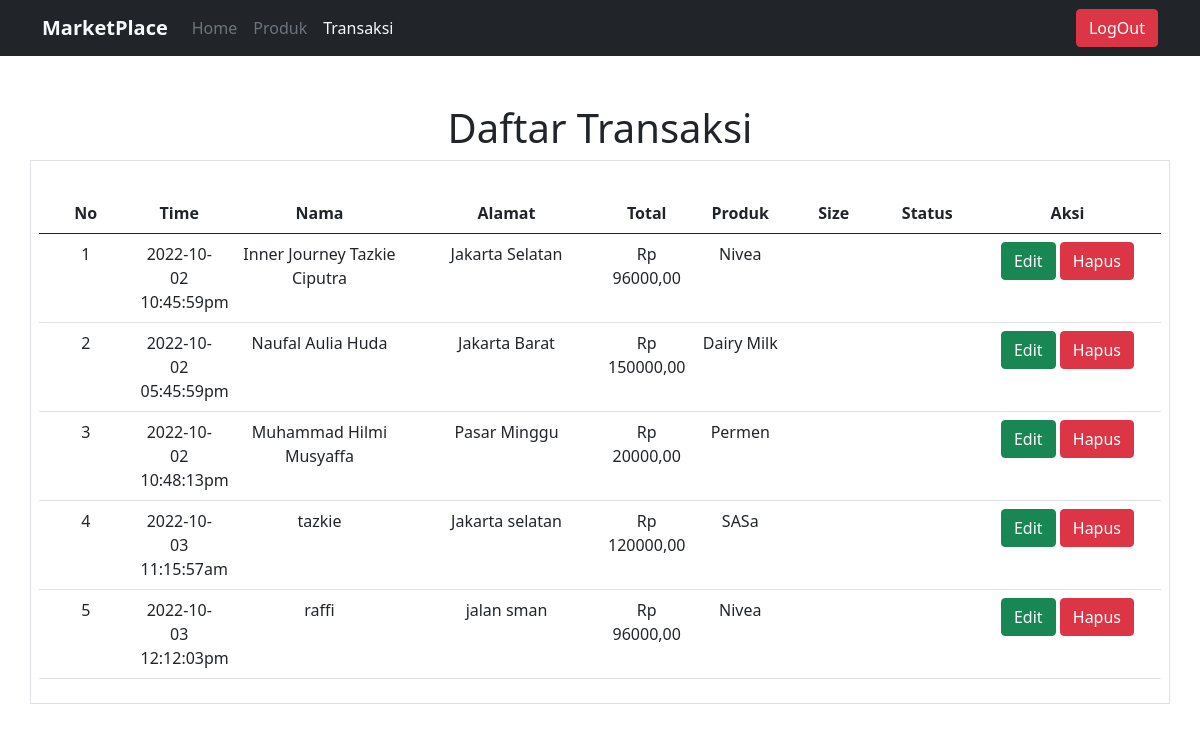
/admin/transaksi.php, run on an earlier commit of the app's database.
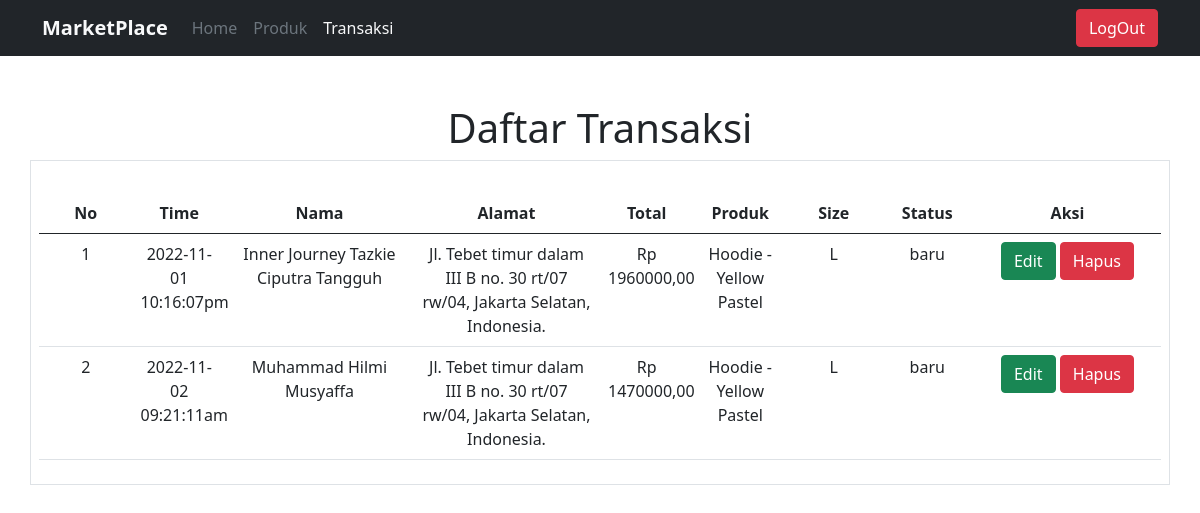
And on a later commit of the database.
### tables this page shows
CREATE TABLE `penjualan` (
  `idpenjualan` int(11) NOT NULL,
  `time` varchar(100) NOT NULL,
  `nama` varchar(150) NOT NULL,
  `jumlah` int(11) NOT NULL,
  `total` bigint(20) NOT NULL,
  `produk` varchar(150) NOT NULL,
  `size` varchar(5) NOT NULL,
  `alamat` varchar(255) NOT NULL,
  `status` enum('baru','proses','selesai') NOT NULL
);

### admin/transaksi.php (the view, shortened to what this page needs)
<!DOCTYPE html>
<html lang="en">
<head>
    <link href="https://cdn.jsdelivr.net/npm/bootstrap@5.0.2/dist/css/bootstrap.min.css" rel="stylesheet"
>
</head>
<body>
    <nav class="navbar navbar-expand-lg bg-dark sticky-top">
        <div class="container">
            <a class="navbar-brand text-light fw-bold" href="#">MarketPlace</a>
            <div class="collapse navbar-collapse" id="navbarSupportedContent">
                <ul class="navbar-nav me-auto mb-2 mb-lg-0">
                    <li class="nav-item">
                        <a class="nav-link text-muted" aria-current="page" href="halaman_admin.php">Home</a>
                    </li>
                    <li class="nav-item">
                        <a class="nav-link text-muted" href="produk_list.php">Produk</a>
                    </li>
                    <li class="nav-item">
                        <a class="nav-link active text-light" href="transaksi.php">Transaksi</a>
                    </li>
                </ul>
                <div class="d-flex" role="search">
                    <a href="../login/logout.php" class="btn btn-danger">LogOut</a>
                </div>
            </div>
        </div>
    </nav>
    <section id="">
        <div class="container">
            <div class="row">
                <div class="col-12 text-center mt-5">
                    <h1>Daftar Transaksi</h1>
                </div>
                <div class="col-12 border border p-2"> <?php include "koneksi.php"; ?>
                    <br>
                    <table class="table table-responsive text-center">
                        <thead>
                            <tr class="d-flex">
                                <th class="col-1">No</th>
                                <th class="col-1">Time</th>
                                <th class="col-2">Nama</th>
                                <th class="col-2">Alamat</th>
                                <th class="col-1">Total</th>
                                <th class="col-1">Produk</th>
                                <th class="col-1">Size</th>
                                <th class="col-1">Status</th>
                                <th class="col-2">Aksi</th>
                            </tr>
                        </thead>
                        <tbody>
                        <?php
                        $sql = "SELECT * FROM penjualan";
                        $query = mysqli_query($conn, $sql);
                        $no = 1;
                        while ($transaksi = mysqli_fetch_array($query)) {
                            echo '<tr class="d-flex">';
                            echo "<td class='col-1'>" . "$no" . "</td>";
                            echo "<td class='col-1'>" . $transaksi['time'] . "</td>";
                            echo "<td class='col-2'>" . $transaksi['nama'] . "</td>";
                            echo "<td class='col-2'>" . $transaksi['alamat'] . "</td>";
                            echo "<td class='col-1'>" . "Rp " , $transaksi['total'] , ",00". "</td>";
                            echo "<td class='col-1'>" . $transaksi['produk'] . "</td>";
                            echo "<td class='col-1'>" . $transaksi['size'] . "</td>";
                            echo "<td class='col-1'>" . $transaksi['status'] . "</td>";
                            echo "<td class='col-2'><a href='produk-edit.php?id=" . $transaksi['idpenjualan'] . "'class='btn btn-success'>Edit</a> ";
                            echo "<a href='produk-hapus.php?id=" . $transaksi['idpenjualan'] . "'class='btn btn-danger'>Hapus</a> ";
                            echo "</td>";
                            $no++;
                        }
                        ?>
                        </tbody>
                    </table>
                </div>
            </div>
        </div>
    </section>
</body>
</html>

What changed in the data, as far as the page shows it:
removed penjualan: time "2022-10-02 10:45:59pm", nama "Inner Journey Tazkie Ciputra", alamat "Jakarta Selatan", total "96000", produk "Nivea"
removed penjualan: time "2022-10-02 05:45:59pm", nama "Naufal Aulia Huda", alamat "Jakarta Barat", total "150000", produk "Dairy Milk"
removed penjualan: time "2022-10-02 10:48:13pm", nama "Muhammad Hilmi Musyaffa", alamat "Pasar Minggu", total "20000", produk "Permen"
removed penjualan: time "2022-10-03 11:15:57am", nama "tazkie", alamat "Jakarta selatan", total "120000", produk "SASa"
removed penjualan: time "2022-10-03 12:12:03pm", nama "raffi", alamat "jalan sman", total "96000", produk "Nivea"
added penjualan: time "2022-11-01 10:16:07pm", nama "Inner Journey Tazkie Ciputra Tangguh", alamat "Jl. Tebet timur dalam III B no. 30 rt/07 rw/04, Jakarta Selatan, Indonesia.", total "1960000", produk "Hoodie - Yellow Pastel", size "L", status "baru"
added penjualan: time "2022-11-02 09:21:11am", nama "Muhammad Hilmi Musyaffa", alamat "Jl. Tebet timur dalam III B no. 30 rt/07 rw/04, Jakarta Selatan, Indonesia.", total "1470000", produk "Hoodie - Yellow Pastel", size "L", status "baru"
